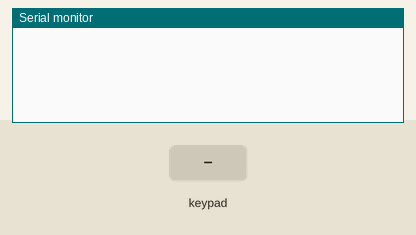
A sketch run on a simulated Arduino Uno, built with avr-gcc and run on an emulated ATmega328P. Shown: the last lines printed to the serial monitor. The inputs (shaded band) are chosen by the test bench.

Above: at 1.2 s.
1.3 s: key '1' pressed
At 2.2 s:
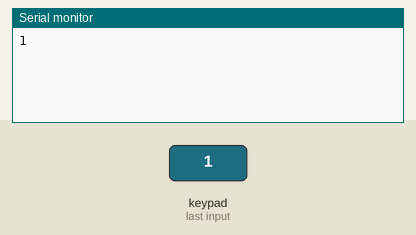
2.8 s: keypad keys 7 6 5 4 # pressed 0.4 s apart
At 5.9 s:
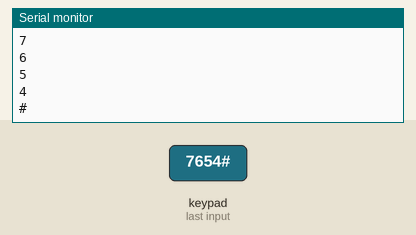
6.3 s: key 'A' pressed
At 7.3 s:
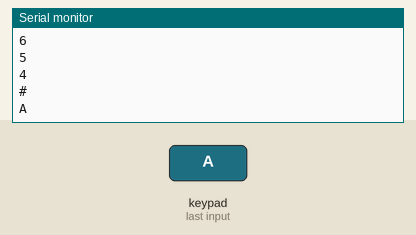
7.8 s: keypad keys 7 6 5 4 * pressed 0.4 s apart
At 10.8 s:
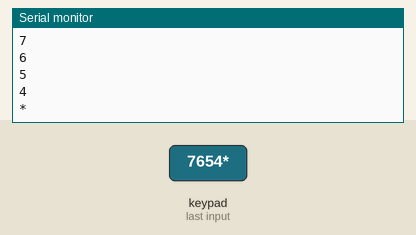
11.3 s: key 'B' pressed
At 12.1 s:
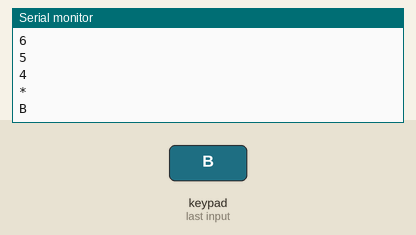
12.8 s: keypad keys 7 6 5 4 D pressed 0.4 s apart
At 15.6 s:
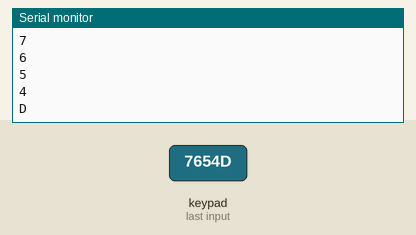
Timing chart, 0 to 17.1 s (numbered marks = the images above; inputs shaded):
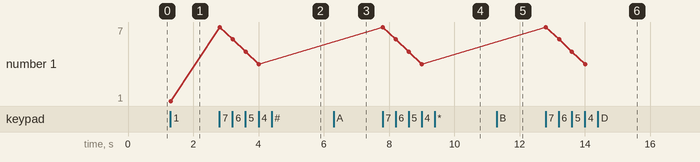

The sketch:

test_pad.ino
```cpp
#include <Keypad.h>
//four rows
const byte ROWS = 4;
//four columns
const byte COLS = 4;
//define the cymbols on the buttons of the keypads
char hexaKeys[ROWS][COLS] = {
{'1','2','3','A'},
{'4','5','6','B'},
{'7','8','9','C'},
{'*','0','#','D'}
};


//connect to the row pinouts of the keypad
byte rowPins[ROWS] = {7, 6, 5, 4};
//connect to the column pinouts of the keypad
byte colPins[COLS] = {A0, A1, A2, A3};
//initialize an instance of class NewKeypad
Keypad customKeypad = Keypad( makeKeymap(hexaKeys), rowPins, colPins, ROWS, COLS);

void setup(){
  Serial.begin(9600);

}


void loop(){

  char customKey = customKeypad.getKey();
  if (customKey){
    Serial.println(customKey);
    //delay(1000);
  }

}
```

Measured:
- after the input at 1.3 s, the serial monitor: prints a new line at once (image 1)
- after the input at 2.8 s, the serial monitor: prints a new line at once (image 2)
- after the input at 6.3 s, the serial monitor: prints a new line at once (image 3)
- after the input at 7.8 s, the serial monitor: prints a new line at once (image 4)
- after the input at 11.3 s, the serial monitor: prints a new line at once (image 5)
- after the input at 12.8 s, the serial monitor: prints a new line at once (image 6)
- plotted number 1: 1 → 4 after the input at 2.8 s
